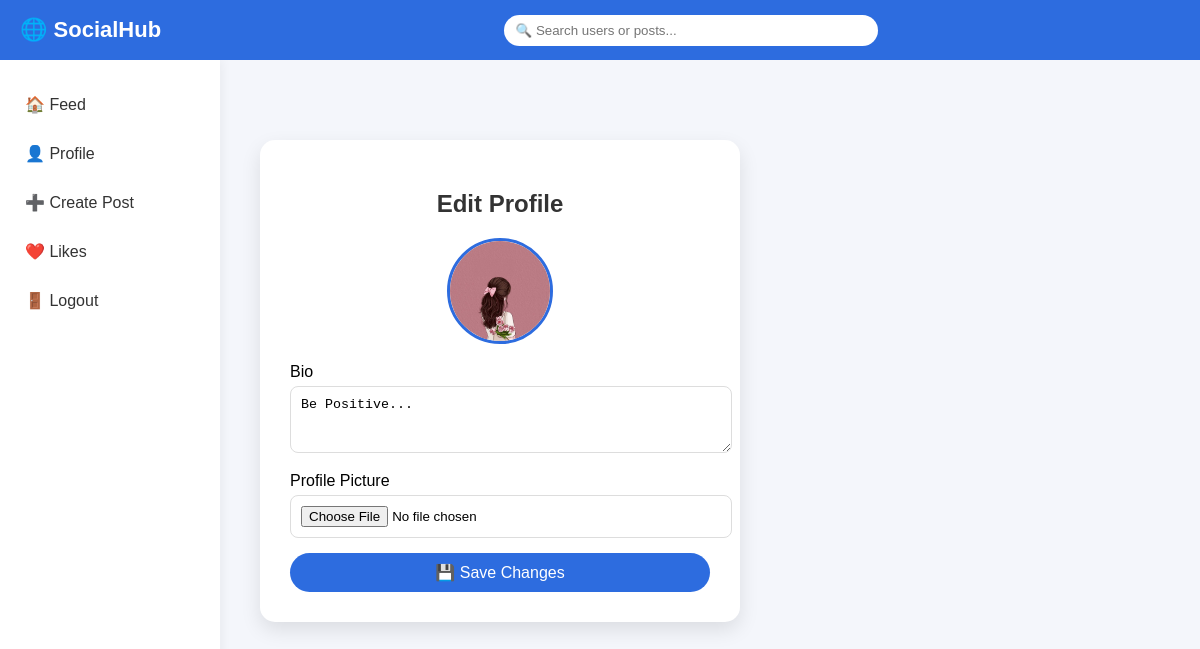
Page /edit-profile/ (signed in) on the committed database.
### posts/models.py (models this page shows, shortened)
class Profile(models.Model):
    user = models.OneToOneField(User, on_delete=models.CASCADE)
    bio = models.TextField(blank=True)
    profile_pic = models.ImageField(upload_to='profile_pics/', default='default.png')

### posts/views.py (the view, shortened to what this page needs)
# urls.py: path('edit-profile/', views.edit_profile, name='edit_profile'),
def edit_profile(request):
    profile, created = Profile.objects.get_or_create(user=request.user)
    return render(request, 'edit_profile.html', {'profile': profile})

### templates/edit_profile.html (shortened to what this page needs)
{% extends "base.html" %}
{% block content %}
<div class="edit-container">
<div class="edit-card">
<h2>Edit Profile</h2>
{% if profile.profile_pic %}
<img src="{{ profile.profile_pic.url }}" class="profile-preview">
{% else %}
<img src="https://via.placeholder.com/100" class="profile-preview">
{% endif %}
<form method="POST" enctype="multipart/form-data">
<div class="form-group">
<label>Bio</label>
<textarea name="bio" rows="3">{{ profile.bio }}</textarea>
</div>
<div class="form-group">
<label>Profile Picture</label>
<input type="file" name="profile_pic">
</div>
<button type="submit" class="save-btn">💾 Save Changes</button>
</form>
</div>
</div>
{% endblock %}

### templates/base.html (style rules this page uses)
body { margin:0; font-family:'Poppins', sans-serif; background:#f4f6fb; }

### templates/edit_profile.html (style rules this page uses)
.edit-container { display:flex; justify-content:center; align-items:center; margin-top:40px; }
.edit-card { width:420px; background:white; padding:30px; border-radius:15px; box-shadow:0 8px 20px rgba(0,0,0,0.1); text-align:center; }
.edit-card h2 { margin-bottom:20px; color:#333; }
.profile-preview { width:100px; height:100px; border-radius:50%; object-fit:cover; margin-bottom:15px; border:3px solid #2d6cdf; }
.form-group { margin-bottom:15px; text-align:left; }
.form-group label { display:block; margin-bottom:5px; font-weight:500; }
.form-group textarea, .form-group input { width:100%; padding:10px; border-radius:8px; border:1px solid #ddd; outline:none; }
.save-btn { width:100%; padding:10px; background:#2d6cdf; color:white; border:none; border-radius:25px; font-size:16px; cursor:pointer; transition:0.3s; }

### rows in the picture
Profile: profile_pic (picture), bio "Be Positive..."
